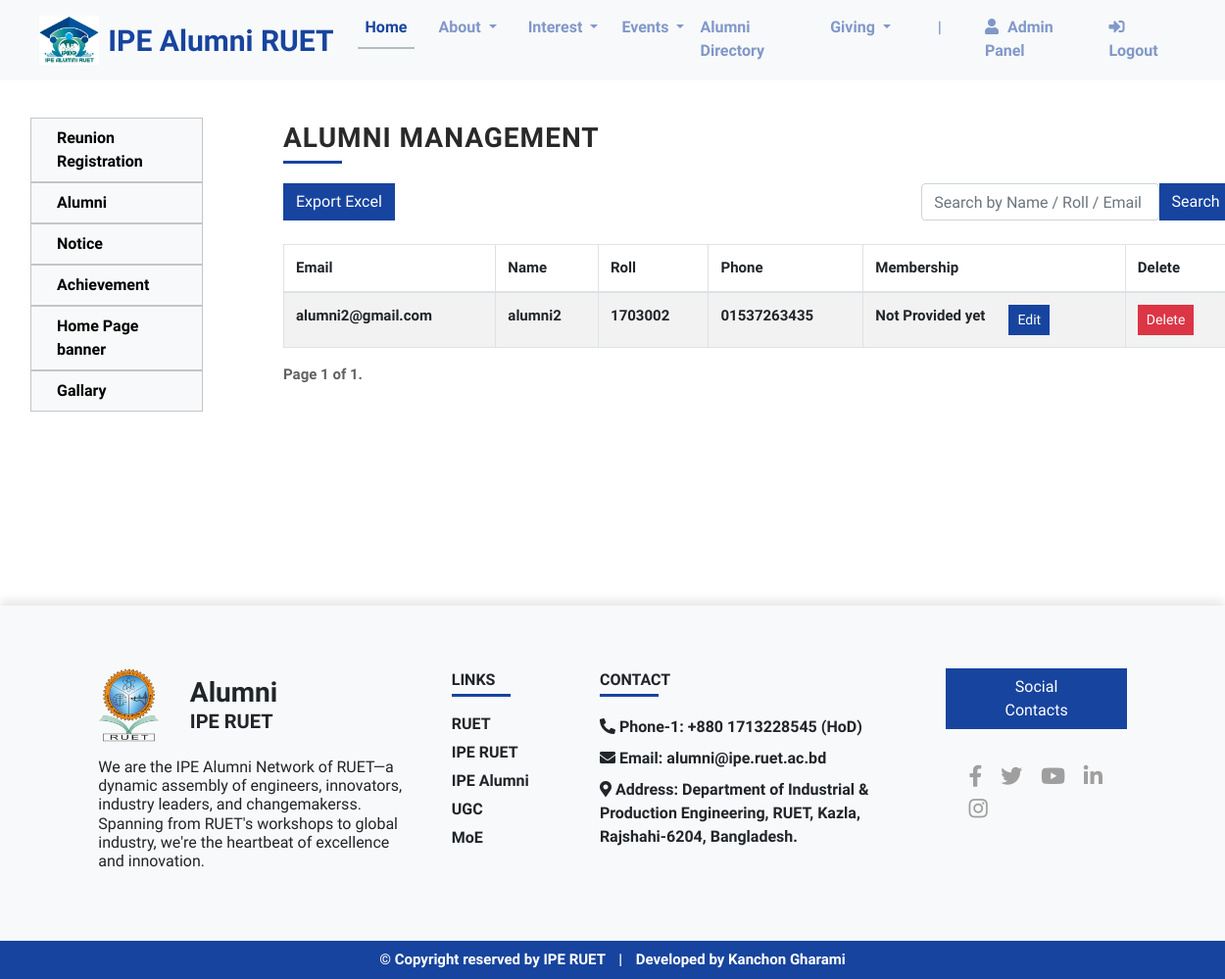
Screenshot of /admin_alumnimanagement/ (signed in) with the database file from the repository.
### app/models.py (models this page shows, shortened)
class Profile(models.Model):
    SERIES_CHOICES = [(str(year), str(year)) for year in range(2005, 2017)]
    SERIES_CHOICES.append(('faculty_member', 'Faculty Member'))
    phone_regex = RegexValidator(
        regex=r'^\+?([0-9]{1,3})?[-. ]?([0-9]{1,4})[-. ]?([0-9]{1,4})[-. ]?([0-9]{1,9})$',
        message="Enter a valid international phone number."
    )
    BLOOD_GROUP_CHOICES = [
        ('A+', 'A+'), ('A-', 'A-'),
        ('B+', 'B+'), ('B-', 'B-'),
        ('O+', 'O+'), ('O-', 'O-'),
        ('AB+', 'AB+'), ('AB-', 'AB-'),
    ]
    MARITAL_STATUS_CHOICES = [('married', 'Married'), ('single', 'Single')]
    MEMBERSHIP_CHOICES = [
        ('not_provided', 'Not Provided yet'),
        ('alumni_member', 'Alumni Member'),
        ('faculty_member', 'Faculty Member'),
        ('honorary_member', 'Honorary Member'),
        ('life_member', 'Life Member'),
    ]
    user = models.OneToOneField(MyCustomUser, on_delete=models.CASCADE, related_name='profile')
    roll = models.CharField(
        null=False, blank=False,
        max_length=7,
        validators=[RegexValidator(r'^\d{1,7}$', message="Enter a valid roll number consisting of up to 7 digits.")],
        unique=True
    )
    series = models.CharField(max_length=20, choices=SERIES_CHOICES)
    phone_number = models.CharField(
        validators=[phone_regex],
        max_length=18,
    )
    whatsapp_no = models.CharField(max_length=15, validators=[RegexValidator(r'^\d{10,15}$')], blank=True, null=True)
    current_position = models.CharField(max_length=100)
    current_organization = models.CharField(max_length=100)
    previous_experience = models.TextField(null=True, blank=True)
    certificate = models.TextField(null=True, blank=True)
    skills = models.TextField(null=True, blank=True)
    present_address = models.TextField()
    home_district = models.CharField(max_length=100)
    blood_group = models.CharField(max_length=3, choices=BLOOD_GROUP_CHOICES)
    marital_status = models.CharField(max_length=7, choices=MARITAL_STATUS_CHOICES, null=True, blank=True)
    linkedin = models.URLField(max_length=200, blank=True, null=True)
    facebook = models.URLField(max_length=200, blank=True, null=True)
    profile_picture = models.ImageField(upload_to='profile_pics/')
    membership = models.CharField(
        max_length=20,
        choices=MEMBERSHIP_CHOICES,
        default='not_provided'
    )
    name_of_degree1 = models.CharField(max_length=100, blank=True, null=True)
    institution1 = models.CharField(max_length=100, blank=True, null=True)
    name_of_degree2 = models.CharField(max_length=100, blank=True, null=True)
    institution2 = models.CharField(max_length=100, blank=True, null=True)
    name_of_degree3 = models.CharField(max_length=100, blank=True, null=True)
    institution3 = models.CharField(max_length=100, blank=True, null=True)

class MyCustomUser(AbstractUser):
    username = models.CharField(max_length=30, unique=False, blank=True, null=True)  # Overriding
    email = models.EmailField(_('email address'), unique=True, blank=False, null=False)
    name = models.CharField(max_length=200, blank=False, null=False)
    is_admin = models.BooleanField(default=False)
    is_alumni = models.BooleanField(default=False)
    USERNAME_FIELD = 'email'
    REQUIRED_FIELDS = ['username', 'name']
    objects = CustomUserManager()

### app/decorators.py (the view)
    def _wrapped_view(request, *args, **kwargs):
        if request.user.is_authenticated:
            if request.user.is_admin:
                return view_func(request, *args, **kwargs)
            else:
                return HttpResponseForbidden("You don't have permission to access this page.")
        else:
            return HttpResponseForbidden("You are not authenticated.")

### app/views.py (called while the page is built, shortened)
@user_is_admin
def admin_alumnimanagement(request):
    search_query = request.GET.get('search', '')
    profiles_list = Profile.objects.filter(user__is_alumni=True)
    paginator = Paginator(profiles_list, 10)  # Show 10 profiles per page
    page_number = request.GET.get('page')
    profiles = paginator.get_page(page_number)
    context = {
        'profiles': profiles,
        'search_query': search_query
    }
    return render(request, 'admin_alumnimanagement.html', context)

### templates/admin_alumnimanagement.html (shortened to what this page needs)
<!DOCTYPE html>
{% extends 'base.html' %}
{% load static %}
{% block content %}
<div class="container-fluid sidebar_pg_container">
    <div class="row m-0">
      <nav id="sidebarNav" class="col-md-3 col-lg-2 d-md-block sidebar collapse position-fixed custom-sidebar p-0 px-3">
        {% include "admin_sidepannel.html" %}
      </nav>
      <div class="col-md-9 ms-sm-auto col-lg-10 px-md-4 sidebar_show_content">
        <div id="reunion_registration">
            <p class="my_title mb-4">
                <span class="underline_span_left">Alumni Management</span>
            </p>
            <form method="get" class="mt-4">
              <div class="form-group row m-0 my-3">
                <a href="{% url 'app:export_alumni_data' %}" class="btn btn-primary btn-blue my-2">Export Excel</a>
                <input type="text" class="form-control col-xl-3 ml-auto my-2" name="search" value="{{ search_query }}" placeholder="Search by Name / Roll / Email">
                <button type="submit" class="btn btn-primary btn-blue" style="height: 38px; margin-top: 8px;">Search</button>
              </div>
            </form>
            <div class="table-responsive">
                <table class="table table-bordered table-striped">
                    <thead>
                        <tr>
                            <th>Email</th>
                            <th>Name</th>
                            <th>Roll</th>
                            <th>Phone</th>
                            <th>Membership</th>
                            <th>Delete</th>
                        </tr>
                    </thead>
                    <tbody>
                        {% for profile in profiles %}
                        <tr>
                            <td>{{ profile.user.email }}</td>
                            <td>{{ profile.user.name }}</td>
                            <td>{{ profile.roll }}</td>
                            <td>{{ profile.phone_number }}</td>
                            <td>
                                <div class="row m-0">
                                    <p class="m-0 p-0">{{ profile.get_membership_display }}</p>
                                    <button type="button" class="btn btn-primary btn-blue btn-sm ml-4" data-toggle="modal" data-target="#editModal{{ profile.id }}">Edit</button>
                                </div>
                            </td>
                            <td>
                                <form method="post" action="{% url 'app:delete_user' %}">
                                    <button type="submit" class="btn btn-danger btn-sm" onclick="return confirm('Are you sure you want to delete?')">Delete</button>
                                </form>
                            </td>
                        </tr>
                        {% endfor %}
                    </tbody>
                </table>
              </div>
            <div class="paginator">
                <span class="step-links">
                    <span class="current">
                        Page {{ profiles.number }} of {{ profiles.paginator.num_pages }}.
                    </span>
                </span>
            </div>
        </div>
        <div style="height: 80px;"></div>
      </div>
    </div>
</div>
{% endblock %}

### static/style.css (style rules this page uses)
body { font-family: 'Quicksand'; font-weight: 600; }
a { text-decoration: none !important; }
.my_title { font-family: "Raleway"; font-weight: 800; text-transform: uppercase; line-height: 1; letter-spacing: 1px; color: #292929; font-size: 28px; }
.underline_span_left { position: relative; display: inline-block; }
.underline_span_left::after { content: ""; position: absolute; bottom: -12px; left: 30px; width: 60px; height: 3px; background-color: #17449e; transform: translateX(-50%); }
.btn { border-radius: 0px; }
.btn-blue { color: #fff; background-color: #17449e; border-color: #17449e; }
.sidebar_pg_container { margin-top: 45px; margin-bottom: 25px; }
.custom-sidebar { top: 120px; height: calc(100% - 120px); overflow-y: auto; width: 250px; z-index: 999; }
.sidebar_show_content { margin-left: 0; text-align: justify; font-size: 15px; color: #626262; }
@media (min-width: 768px) { .sidebar_show_content { margin-left: 250px; } }

### rows the page displays
Profile: user.email "alumni2@gmail.com", user.name "alumni2", roll "1703002", phone_number "01537263435", membership "Not Provided yet"

### other values shown
{{ profiles.number }} "1"
{{ profiles.paginator.num_pages }} "1"
